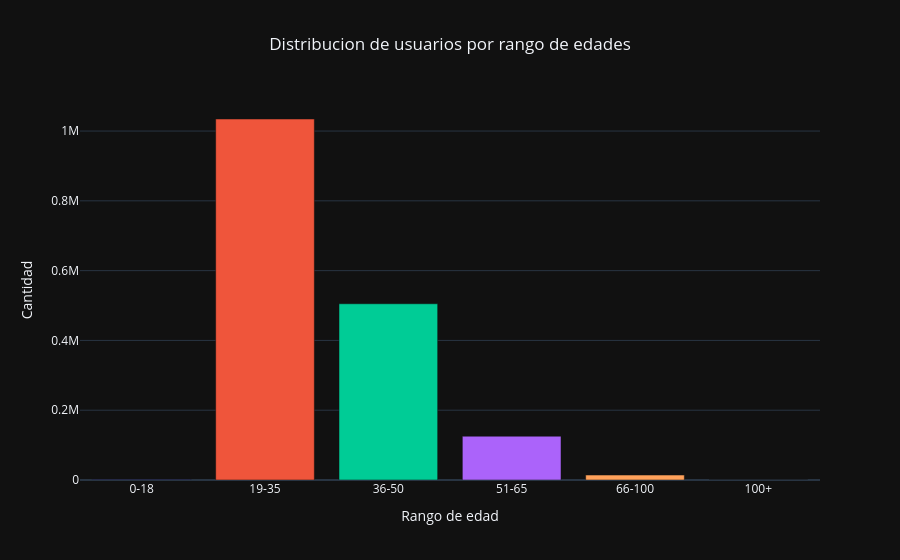

Here is the notebook cell this chart was saved with:
### Markdown cell above
#### Distribucion por rangos de edad

### Code cell
pipeline = [
    {
        '$bucket': {
        'groupBy': "$usuario.edad",
        'boundaries': [0, 18, 35, 50, 65, 100],
        'default': "Fuera de rango",
        'output': {
            'cantidad': { '$count': {} }
        }}
    },
    {
        '$project': {
            '_id': 0,
            'Rango de edad': {
                '$switch': {
                    'branches': [
                        { 'case': { '$eq': ["$_id", 0] }, 'then': "0-18" },
                        { 'case': { '$eq': ["$_id", 18] }, 'then': "19-35" },
                        { 'case': { '$eq': ["$_id", 35] }, 'then': "36-50" },
                        { 'case': { '$eq': ["$_id", 50] }, 'then': "51-65" },
                        { 'case': { '$eq': ["$_id", 65] }, 'then': "66-100" },
                        { 'case': { '$eq': ["$_id", 'Fuera de rango'] }, 'then': "100+" }
                    ],
                    'default': "Fuera de rango"
                }
            },
            'cantidad': 1
        }
    }
]

edad = pd.DataFrame(list(Historico.objects.aggregate(pipeline)))
fig = px.bar(edad, x='Rango de edad', y='cantidad',
            hover_data={'Rango de edad': False},
            labels={'cantidad': 'Cantidad'},
            title='Distribucion de usuarios por rango de edades',
            color='Rango de edad', template="plotly_dark")

fig.update_layout(
    title_x=0.5,
    showlegend=False
)

fig.show()

### Figure 1 — Plotly figure (JSON) as saved in the notebook; plotly's stock layout.template omitted (floating-point values rounded to 4 significant figures)
{"data": [{"alignmentgroup": "True", "hovertemplate": "Cantidad=%{y}<extra></extra>", "legendgroup": "0-18", "marker": {"color": "#636efa", "pattern": {"shape": ""}}, "name": "0-18", "offsetgroup": "0-18", "orientation": "v", "showlegend": true, "textposition": "auto", "type": "bar", "x": ["0-18"], "xaxis": "x", "y": [1385], "yaxis": "y"}, {"alignmentgroup": "True", "hovertemplate": "Cantidad=%{y}<extra></extra>", "legendgroup": "19-35", "marker": {"color": "#EF553B", "pattern": {"shape": ""}}, "name": "19-35", "offsetgroup": "19-35", "orientation": "v", "showlegend": true, "textposition": "auto", "type": "bar", "x": ["19-35"], "xaxis": "x", "y": [1034538], "yaxis": "y"}, {"alignmentgroup": "True", "hovertemplate": "Cantidad=%{y}<extra></extra>", "legendgroup": "36-50", "marker": {"color": "#00cc96", "pattern": {"shape": ""}}, "name": "36-50", "offsetgroup": "36-50", "orientation": "v", "showlegend": true, "textposition": "auto", "type": "bar", "x": ["36-50"], "xaxis": "x", "y": [505015], "yaxis": "y"}, {"alignmentgroup": "True", "hovertemplate": "Cantidad=%{y}<extra></extra>", "legendgroup": "51-65", "marker": {"color": "#ab63fa", "pattern": {"shape": ""}}, "name": "51-65", "offsetgroup": "51-65", "orientation": "v", "showlegend": true, "textposition": "auto", "type": "bar", "x": ["51-65"], "xaxis": "x", "y": [125537], "yaxis": "y"}, {"alignmentgroup": "True", "hovertemplate": "Cantidad=%{y}<extra></extra>", "legendgroup": "66-100", "marker": {"color": "#FFA15A", "pattern": {"shape": ""}}, "name": "66-100", "offsetgroup": "66-100", "orientation": "v", "showlegend": true, "textposition": "auto", "type": "bar", "x": ["66-100"], "xaxis": "x", "y": [14151], "yaxis": "y"}, {"alignmentgroup": "True", "hovertemplate": "Cantidad=%{y}<extra></extra>", "legendgroup": "100+", "marker": {"color": "#19d3f3", "pattern": {"shape": ""}}, "name": "100+", "offsetgroup": "100+", "orientation": "v", "showlegend": true, "textposition": "auto", "type": "bar", "x": ["100+"], "xaxis": "x", "y": [24], "yaxis": "y"}], "layout": {"barmode": "relative", "legend": {"title": {"text": "Rango de edad"}, "tracegroupgap": 0}, "showlegend": false, "title": {"text": "Distribucion de usuarios por rango de edades", "x": 0.5}, "xaxis": {"anchor": "y", "categoryarray": ["0-18", "19-35", "36-50", "51-65", "66-100", "100+"], "categoryorder": "array", "domain": [0, 1], "title": {"text": "Rango de edad"}}, "yaxis": {"anchor": "x", "domain": [0, 1], "title": {"text": "Cantidad"}}}}
